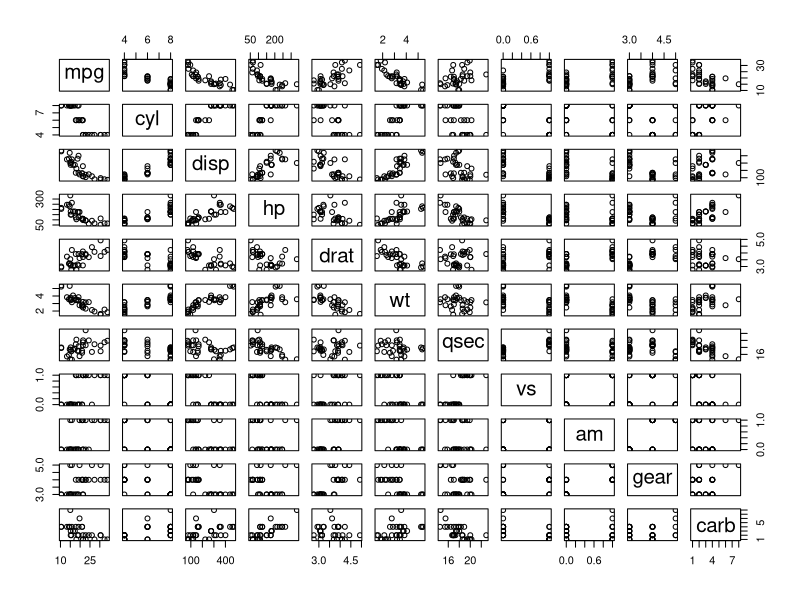
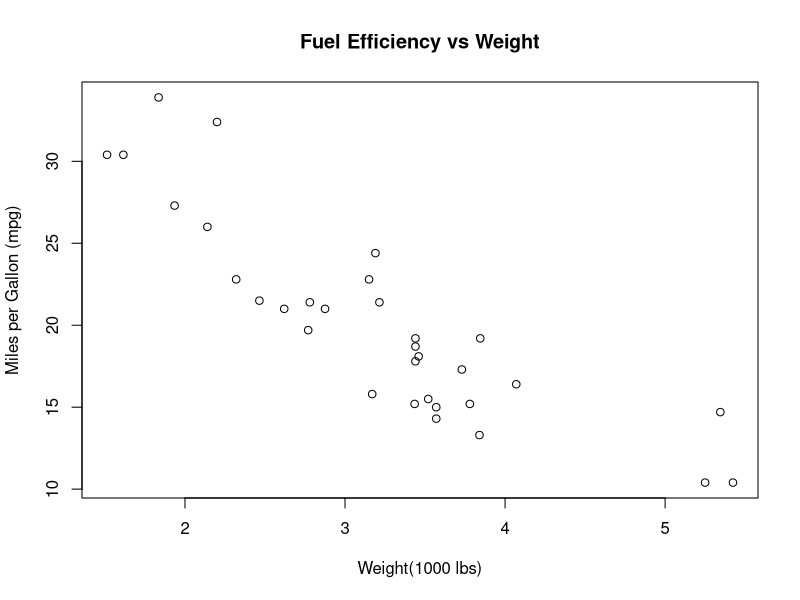

These figures' R source, in order:
#MY FIRST R SCRIPT

                          #Using R as a calculator


4 + 5 + 33
#Answer: 42
5*8*4
#Answer: 160
4^6
#Answer: 4096
sqrt(345)
#Answer: 18.57418
log(1000)
#Answer: 6.907755
#They apparently are not using base 10 for log. However, I can easily modify this by passing it "base=10" as a parameter





  
                        #2: Defining an object


helloR <- 5*8*4
helloR
#Answer= 160
helloR+2
#Answer= 162

My.name <- "Bob"
My.name
#Answer: "Bob"

All.names <- c("Bob", "Rob", "Sarah", "Tara")
All.names
#Answer: "Bob"   "Rob"   "Sarah" "Tara" 

Miles.per.day <- c(3, 0, 4.5, 0, 3, 3, 0)
Miles.per.day
#Answer: 3.0 0.0 4.5 0.0 3.0 3.0 0.0

?plot
#a: x-cordinates
#b: main
#c: 2 (plot(sin, -pi, 2*pi))




                            #3: Working with DataSets

data <- c(40, 90, 120, 30, 60, 80, 90, 40, 70, 70)
summary(data)
#Answer:  Min.   1st Qu.  Median    Mean   3rd Qu.    Max. 
#         30.0    45.0     70.0     69.0    87.5     120.0 

quantile(data)
#Answer:   0%    25%   50%   75%   100% 
#         30.0  45.0  70.0  87.5  120.0 
fivenum(data)
#Answer: minimum, lower-hinge, median, upper-hinge, maximum
#          30         40         70        90         120

#Which quantities are the same among the three functions in parts(b)-(d)? 
#Answer: the minimum, median, and maximum are all the same among the functions

#Which are different and why is it nothing to worry about?
#The lower-hinge and upper-hinge are different for fivenum because it seems that they have rounded their numbers. 
#It is of no concern, becayuse I imagine these values are not used as frequently, also we can use the other functions to get more exact answers if we need them

mtcars
#Answer: 32

plot(mtcars)

efficient.cars <- subset(mtcars, mpg>30)
#Answer: 4 cars meet this criteria
efficient.cars
eightCylinderEnginer <- subset(mtcars, cyl==8)
eightCylinderEnginer

mean(eightCylinderEnginer$mpg)
#Answer: 15.1


mtcars$qmin <- mtcars$qsec/60
mtcars
mtcars$wt_Kg <- mtcars$wt  /2.205
mtcars


var(mtcars$hp)
#Answer: 4700.867
sd(mtcars$hp)
#Answer:  68.56287

plot(mtcars$wt,mtcars$mpg,main = "Fuel Efficiency vs Weight",
     ylab = "Miles per Gallon (mpg)", xlab="Weight(1000 lbs)")

#Answer: The relationship between the weight of a car and its mpg is what I expect. 
# As cars get heavier there mpg should decrease due to the egine having to burn
# more fuel to transport the additional weight from point A to B. Thus, the heavier
# the car, the lower the mpg. This theory is confirmed by the graph.
